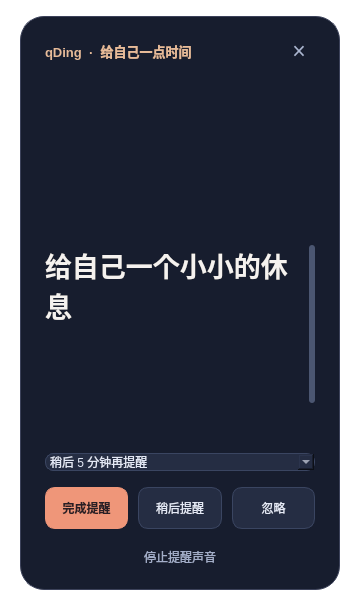
<?xml version="1.0" encoding="UTF-8"?>
<ui version="4.0">
 <class>CelebrationPopup</class>
 <widget class="QWidget" name="CelebrationPopup">
  <property name="windowTitle"><string>qDing 提醒</string></property>
  <property name="styleSheet"><string notr="true">
QWidget#CelebrationPopup { background: transparent; }
QFrame#celebrationCard { background: #171d2e; border: 1px solid #3c425a; border-radius: 24px; }
QWidget#headerWidget, QWidget#detailsWidget, QWidget#actionButtons { background: transparent; }
QLabel { background: transparent; color: #f5f2ef; }
QLabel#brandLabel { color: #e7bb99; font-size: 13px; font-weight: 600; }
QLabel#titleLabel { font-size: 27px; font-weight: 700; }
QLabel#timeLabel, QLabel#snoozeLabel { color: #a3aec9; font-size: 12px; }
QScrollArea#contentScroll { border: none; background: transparent; }
QTextEdit#bodyLabel { background: transparent; color: #c5cee2; border: none; padding: 0; font-size: 15px; }
QPushButton { background: #252d43; color: #e4e9f6; border: 1px solid #3a4561; border-radius: 10px; padding: 11px 16px; }
QPushButton:hover { background: #303b54; border-color: #8c99b8; }
QPushButton:pressed { background: #1e263b; }
QPushButton#completeButton { background: #ef9679; border-color: #ef9679; color: #291f25; font-weight: 700; }
QPushButton#completeButton:hover { background: #ffac8e; border-color: #ffac8e; }
QPushButton:disabled, QPushButton#completeButton:disabled { background: #282e42; border-color: #343c51; color: #68748f; }
QPushButton#closeButton { background: transparent; border: none; padding: 0; border-radius: 16px; font-size: 23px; color: #abb6d0; }
QPushButton#closeButton:hover { background: #30394f; color: #ffffff; }
QPushButton#silenceButton { background: transparent; border: none; color: #a3aec9; font-size: 12px; padding: 3px; }
QComboBox { background: #252d43; color: #e4e9f6; border: 1px solid #3a4561; border-radius: 8px; }
QComboBox:focus, QComboBox:on { border-color: #ef9679; }
QScrollBar:vertical { background: transparent; border: none; width: 6px; margin: 0; }
QScrollBar::handle:vertical { background: #4b5671; border-radius: 3px; min-height: 24px; }
QScrollBar::handle:vertical:hover { background: #7784a1; }
QScrollBar::add-line:vertical, QScrollBar::sub-line:vertical { height: 0; border: none; background: transparent; }
QScrollBar::add-page:vertical, QScrollBar::sub-page:vertical { background: transparent; }
  </string></property>
  <layout class="QVBoxLayout" name="outerLayout">
   <property name="leftMargin"><number>20</number></property><property name="rightMargin"><number>20</number></property>
   <property name="topMargin"><number>16</number></property><property name="bottomMargin"><number>24</number></property>
   <item><widget class="QFrame" name="celebrationCard">
    <layout class="QVBoxLayout" name="cardLayout">
     <property name="leftMargin"><number>24</number></property><property name="rightMargin"><number>24</number></property>
     <property name="topMargin"><number>18</number></property><property name="bottomMargin"><number>20</number></property>
     <property name="spacing"><number>16</number></property>
     <item><widget class="QWidget" name="headerWidget"><layout class="QHBoxLayout" name="headerLayout">
      <property name="leftMargin"><number>0</number></property><property name="topMargin"><number>0</number></property><property name="rightMargin"><number>0</number></property><property name="bottomMargin"><number>0</number></property>
      <item><widget class="QLabel" name="brandLabel"><property name="text"><string>qDing  ·  给自己一点时间</string></property></widget></item>
      <item><widget class="QPushButton" name="closeButton"><property name="text"><string>×</string></property><property name="accessibleName"><string>忽略并关闭提醒</string></property><property name="minimumSize"><size><width>32</width><height>32</height></size></property><property name="maximumSize"><size><width>32</width><height>32</height></size></property></widget></item>
     </layout></widget></item>
     <item><widget class="qding::FireworksWidget" name="fireworks"><property name="minimumSize"><size><width>0</width><height>146</height></size></property><property name="maximumSize"><size><width>16777215</width><height>146</height></size></property></widget></item>
     <item><widget class="QScrollArea" name="contentScroll">
      <property name="widgetResizable"><bool>true</bool></property><property name="frameShape"><enum>QFrame::NoFrame</enum></property>
      <property name="minimumSize"><size><width>0</width><height>180</height></size></property><property name="maximumSize"><size><width>16777215</width><height>280</height></size></property>
      <widget class="QWidget" name="detailsWidget"><layout class="QVBoxLayout" name="detailsLayout">
       <property name="leftMargin"><number>0</number></property><property name="rightMargin"><number>0</number></property><property name="topMargin"><number>0</number></property><property name="bottomMargin"><number>0</number></property><property name="spacing"><number>10</number></property>
       <item><widget class="QLabel" name="titleLabel"><property name="text"><string>给自己一个小小的休息</string></property><property name="wordWrap"><bool>true</bool></property><property name="textFormat"><enum>Qt::PlainText</enum></property></widget></item>
       <item><widget class="QTextEdit" name="bodyLabel"><property name="readOnly"><bool>true</bool></property><property name="frameShape"><enum>QFrame::NoFrame</enum></property><property name="minimumSize"><size><width>0</width><height>60</height></size></property><property name="maximumSize"><size><width>16777215</width><height>90</height></size></property></widget></item>
       <item><widget class="QLabel" name="timeLabel"><property name="text"><string>提醒时间</string></property></widget></item>
       <item><widget class="QLabel" name="imageLabel"><property name="alignment"><set>Qt::AlignCenter</set></property></widget></item>
      </layout></widget>
     </widget></item>
     <item><widget class="QComboBox" name="snoozeDuration">
      <item><property name="text"><string>稍后 5 分钟再提醒</string></property></item><item><property name="text"><string>稍后 10 分钟再提醒</string></property></item><item><property name="text"><string>稍后 15 分钟再提醒</string></property></item>
     </widget></item>
     <item><widget class="QWidget" name="actionButtons"><layout class="QHBoxLayout" name="actionLayout">
      <property name="leftMargin"><number>0</number></property><property name="rightMargin"><number>0</number></property><property name="topMargin"><number>0</number></property><property name="bottomMargin"><number>0</number></property><property name="spacing"><number>10</number></property>
      <item><widget class="QPushButton" name="completeButton"><property name="text"><string>完成提醒</string></property></widget></item>
      <item><widget class="QPushButton" name="snoozeButton"><property name="text"><string>稍后提醒</string></property></widget></item>
      <item><widget class="QPushButton" name="dismissButton"><property name="text"><string>忽略</string></property></widget></item>
     </layout></widget></item>
     <item><widget class="QPushButton" name="silenceButton"><property name="text"><string>停止提醒声音</string></property></widget></item>
    </layout>
   </widget></item>
  </layout>
 </widget>
 <customwidgets><customwidget><class>qding::FireworksWidget</class><extends>QWidget</extends><header>ui/fireworks.h</header></customwidget></customwidgets>
 <resources/><connections/>
</ui>
